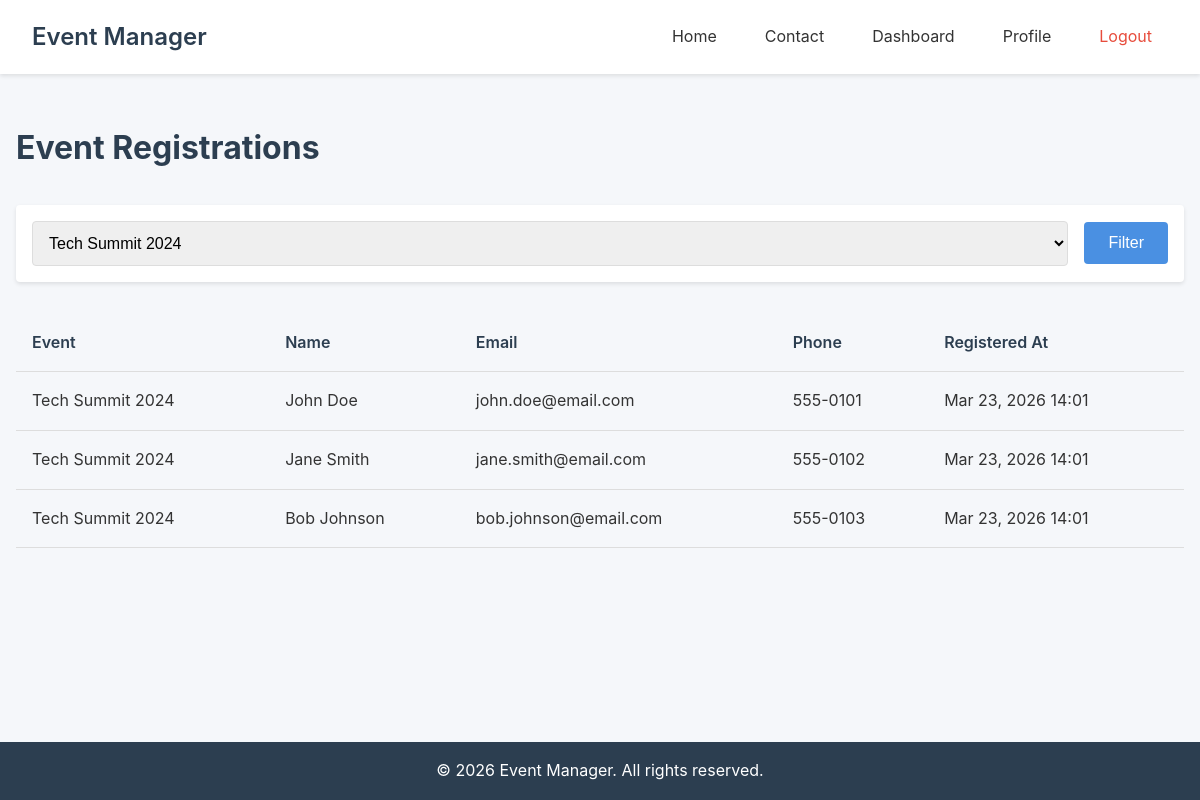
The app's page /dashboard/registrations.php?event_id=1 (signed in) with its own data.
### tables this page shows
CREATE TABLE IF NOT EXISTS event_registrations (
    id INT AUTO_INCREMENT PRIMARY KEY,
    event_id INT NOT NULL,
    name VARCHAR(100) NOT NULL,
    email VARCHAR(100) NOT NULL,
    phone VARCHAR(20) NOT NULL,
    registered_at TIMESTAMP DEFAULT CURRENT_TIMESTAMP,
    FOREIGN KEY (event_id) REFERENCES events(id) ON DELETE CASCADE,
    INDEX idx_event_id (event_id),
    INDEX idx_email (email)
);

CREATE TABLE IF NOT EXISTS events (
    id INT AUTO_INCREMENT PRIMARY KEY,
    title VARCHAR(200) NOT NULL,
    description TEXT NOT NULL,
    event_date DATE NOT NULL,
    event_time TIME NOT NULL,
    venue VARCHAR(200) NOT NULL,
    image VARCHAR(255) DEFAULT NULL,
    max_capacity INT DEFAULT 0,
    created_by INT NOT NULL,
    created_at TIMESTAMP DEFAULT CURRENT_TIMESTAMP,
    updated_at TIMESTAMP DEFAULT CURRENT_TIMESTAMP ON UPDATE CURRENT_TIMESTAMP,
    FOREIGN KEY (created_by) REFERENCES users(id) ON DELETE CASCADE,
    INDEX idx_event_date (event_date),
    FULLTEXT idx_search (title, description)
);

### dashboard/registrations.php (the view, shortened to what this page needs)
<?php
$event_id = intval($_GET['event_id'] ?? 0);
try {
    $db = getDB();
    $stmt = $db->query("SELECT id, title FROM events ORDER BY event_date DESC");
    $events_list = $stmt->fetchAll();
    if ($event_id > 0) {
        $stmt = $db->prepare("SELECT er.*, e.title as event_title
                             FROM event_registrations er
                             JOIN events e ON er.event_id = e.id
                             WHERE er.event_id = ?
                             ORDER BY er.registered_at DESC");
        $stmt->execute([$event_id]);
    } else {
        $stmt = $db->query("SELECT er.*, e.title as event_title
                           FROM event_registrations er
                           JOIN events e ON er.event_id = e.id
                           ORDER BY er.registered_at DESC");
    }
    $registrations = $stmt->fetchAll();
} catch (PDOException $e) {
    $registrations = [];
    $events_list = [];
}
include __DIR__ . '/../includes/header.php';
?>
<main class="main">
    <div class="container">
        <div class="page-header">
            <h2>Event Registrations</h2>
        </div>
        <div class="filter-section">
            <form method="GET" class="filter-form">
                <select name="event_id" id="event_id" class="filter-select">
                    <?php foreach ($events_list as $event): ?>
                        <option value="<?php echo $event['id']; ?>" <?php echo $event_id == $event['id'] ? 'selected' : ''; ?>>
                            <?php echo htmlspecialchars($event['title']); ?>
                        </option>
                    <?php endforeach; ?>
                </select>
                <button type="submit" class="btn btn-primary">Filter</button>
            </form>
        </div>
        <?php if (empty($registrations)): ?>
            <p>No registrations found.</p>
        <?php else: ?>
            <div class="table-container">
                <table class="data-table">
                    <thead>
                        <tr>
                            <th>Event</th>
                            <th>Name</th>
                            <th>Email</th>
                            <th>Phone</th>
                            <th>Registered At</th>
                        </tr>
                    </thead>
                    <tbody>
                        <?php foreach ($registrations as $reg): ?>
                            <tr>
                                <td><?php echo htmlspecialchars($reg['event_title']); ?></td>
                                <td><?php echo htmlspecialchars($reg['name']); ?></td>
                                <td><?php echo htmlspecialchars($reg['email']); ?></td>
                                <td><?php echo htmlspecialchars($reg['phone']); ?></td>
                                <td><?php echo date('M d, Y H:i', strtotime($reg['registered_at'])); ?></td>
                            </tr>
                        <?php endforeach; ?>
                    </tbody>
                </table>
            </div>
        <?php endif; ?>
    </div>
</main>
<?php include __DIR__ . '/../includes/footer.php'; ?>

### assets/css/style.css (style rules this page uses)
:root { --primary-color: #4a90e2; --secondary-color: #2c3e50; --success-color: #27ae60; --error-color: #e74c3c; --warning-color: #f39c12; --bg-color: #f5f7fa; --text-color: #333; --border-color: #ddd; --shadow: 0 2px 4px rgba(0,0,0,0.1); --border-radius: 4px; --spacing: 1rem; }
* { margin: 0; padding: 0; box-sizing: border-box; }
body { font-family: -apple-system, BlinkMacSystemFont, 'Segoe UI', Roboto, 'Helvetica Neue', Arial, sans-serif; line-height: 1.6; color: var(--text-color); background-color: var(--bg-color); min-height: 100vh; display: flex; flex-direction: column; }
.container { width: 100%; max-width: 1200px; margin: 0 auto; padding: 0 var(--spacing); }
.btn-primary { background-color: var(--primary-color); color: white; padding: 0.5rem 1rem; border-radius: var(--border-radius); border: none; text-decoration: none; display: inline-block; transition: opacity 0.3s; }
.main { flex: 1; padding: var(--spacing) 0; }
.page-header { margin-bottom: 2rem; }
.page-header h2 { font-size: 2rem; margin-bottom: 0.5rem; color: var(--secondary-color); }
.btn { padding: 0.75rem 1.5rem; border: none; border-radius: var(--border-radius); font-size: 1rem; cursor: pointer; text-decoration: none; display: inline-block; transition: opacity 0.3s; }
.table-container { overflow-x: auto; }
.data-table { width: 100%; border-collapse: collapse; }
.data-table th, .data-table td { padding: var(--spacing); text-align: left; border-bottom: 1px solid var(--border-color); }
.data-table th { background-color: var(--bg-color); font-weight: 600; color: var(--secondary-color); }
.filter-section { background: white; padding: var(--spacing); border-radius: var(--border-radius); box-shadow: var(--shadow); margin-bottom: 2rem; }
.filter-form { display: flex; gap: var(--spacing); align-items: center; }
.filter-select { flex: 1; padding: 0.75rem; border: 1px solid var(--border-color); border-radius: var(--border-radius); font-size: 1rem; }

### records on screen
event_registrations: event.title "Tech Summit 2024", name "John Doe", email "john.doe@email.com", phone "555-0101", registered_at "Mar 23, 2026 14:01"
event_registrations: event.title "Tech Summit 2024", name "Jane Smith", email "jane.smith@email.com", phone "555-0102", registered_at "Mar 23, 2026 14:01"
event_registrations: event.title "Tech Summit 2024", name "Bob Johnson", email "bob.johnson@email.com", phone "555-0103", registered_at "Mar 23, 2026 14:01"

### other values on screen
SITE_NAME "Event Manager"
form field event_id "Tech Summit 2024"
